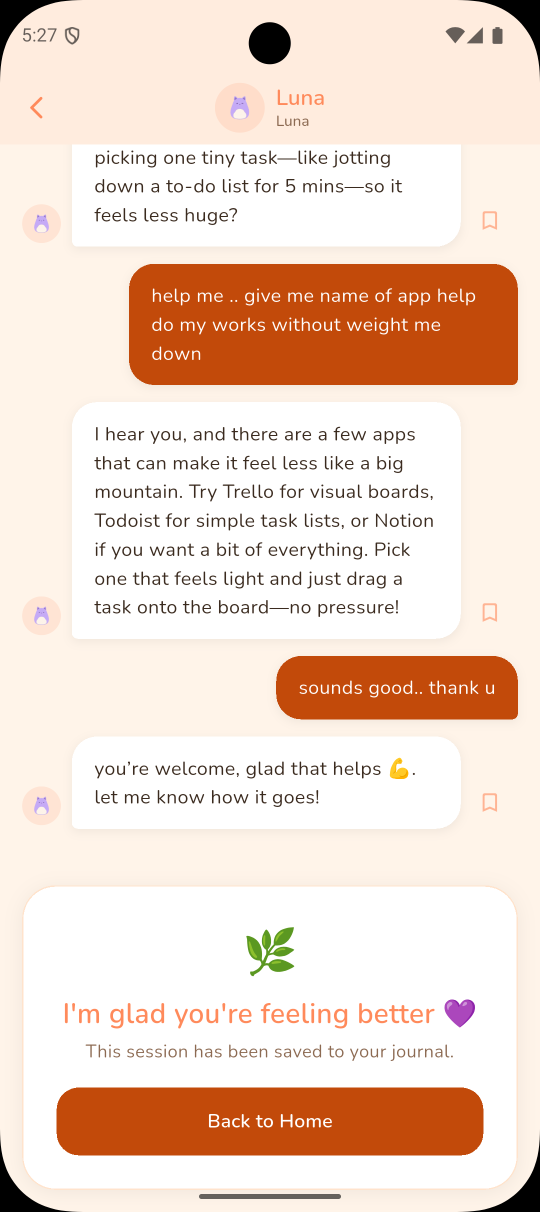
#> input picture screenshots/chat_with_ai_luna_more_light.png, 1080 x 2424 px, found by its file name (shown at 1/2 size)
$ python prepare_store_screenshots.py
#> lines starting #> are read from the running program, lines starting #| are printed output that depends on the picture
#!/usr/bin/env python3
"""Prepare Lueur Google Play Store screenshots straight from real captures.

Unlike generate_store_screenshots.py (which drew a synthetic phone bezel and
a marketing headline over each screenshot), this takes the raw captures in
store1/ *as they are* — same app bar, same status bar, no added frame, no
overlay text — and only does the minimum needed to satisfy Google Play's
technical requirements (see validate_assets.py):

  - PNG, RGB (no alpha channel)
  - each side within [320, 3840]px
  - long side no more than 2x the short side

The store1 captures are 1080x2424 (aspect ~2.244:1), which breaks the last
rule. Since cropping would cut off real content (and the app bar/status bar
must not be touched), the fix is to pad — add a thin color strip stretched
from each edge's own pixels on the left/right — rather than crop anything
away. This is content-preserving: every original pixel stays exactly where
it was, just centered on a slightly wider canvas.
"""

import math
import os

from PIL import Image, ImageFilter

STORE_DIR = os.path.dirname(os.path.abspath(__file__))
SOURCE_DIR = os.path.join(STORE_DIR, "store1")

MAX_ASPECT = 2.0
EDGE_SAMPLE_PX = 6
EDGE_BLUR_RADIUS = 12

# Same nine screens the marketing set has always covered, now taken as-is
# instead of composited into a headline+bezel mockup.
SCREENS = [
    {"out": "store-screenshot-1.png", "screenshot": "chat_with_ai_luna_more_light.png"},
    {"out": "store-screenshot-2.png", "screenshot": "home_dark.png"},
    {"out": "store-screenshot-3.png", "screenshot": "journal_dark.png"},
    {"out": "store-screenshot-4.png", "screenshot": "journal_light.png"},
    {"out": "store-screenshot-5.png", "screenshot": "profile_choose_theme_and language_dark.png"},
    {"out": "store-screenshot-6.png", "screenshot": "breathing_light.png"},
    {"out": "store-screenshot-7.png", "screenshot": "freedraw_light.png"},
    {"out": "store-screenshot-8.png", "screenshot": "sudoku_dark.png"},
    {"out": "store-screenshot-9.png", "screenshot": "profile_dark.png"},
]


def pillarbox_to_max_aspect(shot: Image.Image) -> Image.Image:
    """Widen the canvas (never crop) so long/short side <= MAX_ASPECT.

    The added strips are a soft blur stretched from the image's own left/
    right edge pixels, so the pad reads as ambient background rather than a
    hard color bar, and the original screenshot is pasted back unmodified
    and centered.
    """
    width, height = shot.size
#> width = 1080; height = 2424
    longer, shorter = max(width, height), min(width, height)
#> longer = 2424; shorter = 1080
    if longer / shorter <= MAX_ASPECT:
        return shot

    # Only the (portrait) screenshots we handle need padding, and only ever
    # on the sides — the width is the short side, so widen it.
    target_width = math.ceil(height / MAX_ASPECT)
#> target_width = 1212
    pad_total = target_width - width
#> pad_total = 132
    pad_left = pad_total // 2
#> pad_left = 66
    pad_right = pad_total - pad_left
#> pad_right = 66

    canvas = Image.new("RGB", (target_width, height))
#> canvas: PIL image 1212x2424 RGB; every value is 0

    left_strip = shot.crop((0, 0, EDGE_SAMPLE_PX, height)).resize((pad_left, height))
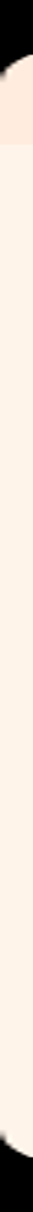
#> left_strip: PIL image 66x2424 RGB (shown at 1/2 size); mean R, G, B 228.5, 218.1, 208.1
    right_strip = shot.crop((width - EDGE_SAMPLE_PX, 0, width, height)).resize((pad_right, height))
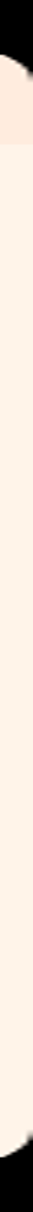
#> right_strip: PIL image 66x2424 RGB (shown at 1/2 size); mean R, G, B 228.5, 218.2, 208.1
    left_strip = left_strip.filter(ImageFilter.GaussianBlur(EDGE_BLUR_RADIUS))
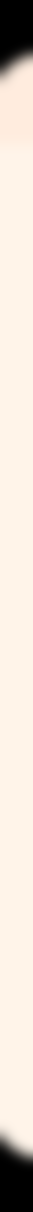
#> left_strip: PIL image 66x2424 RGB (shown at 1/2 size); mean R, G, B 228.5, 218.1, 208
    right_strip = right_strip.filter(ImageFilter.GaussianBlur(EDGE_BLUR_RADIUS))
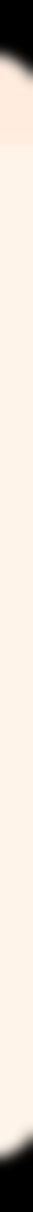
#> right_strip: PIL image 66x2424 RGB (shown at 1/2 size); mean R, G, B 228.5, 218.1, 208.1

    canvas.paste(left_strip, (0, 0))
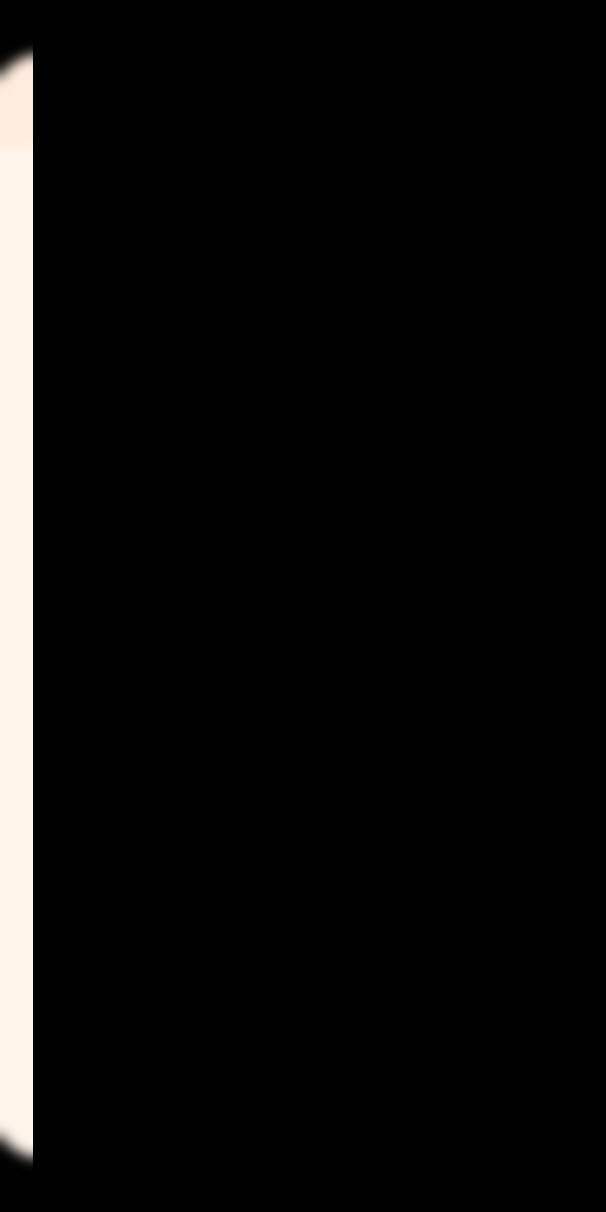
#> canvas: PIL image 1212x2424 RGB (shown at 1/2 size); mean R, G, B 12.4, 11.9, 11.3
    canvas.paste(right_strip, (pad_left + width, 0))
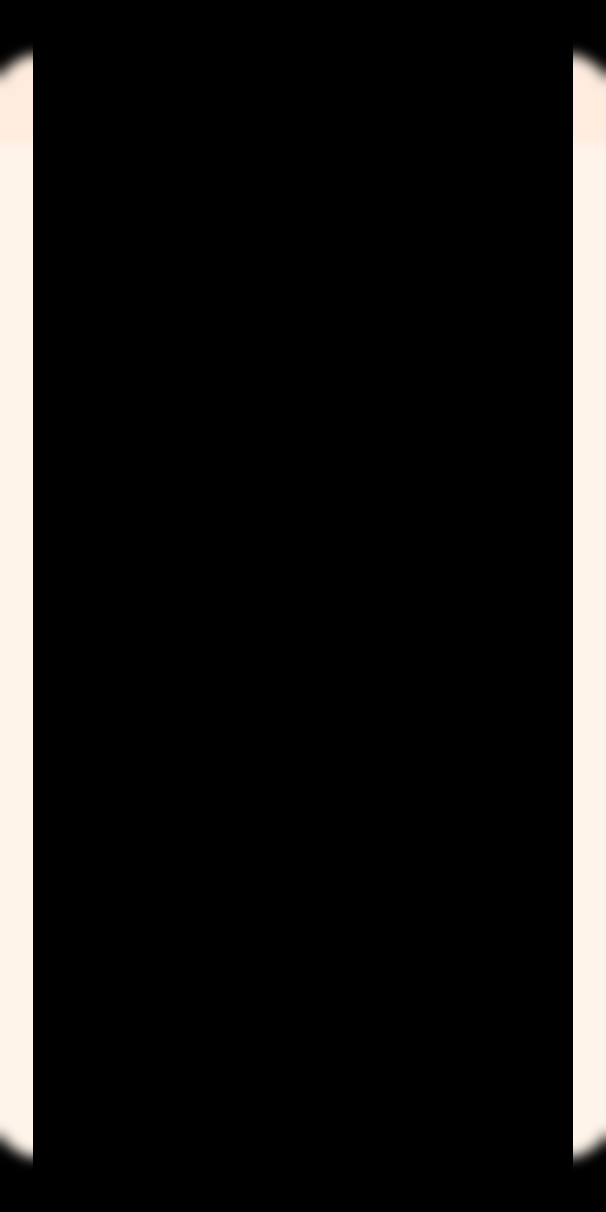
#> canvas: PIL image 1212x2424 RGB (shown at 1/2 size); mean R, G, B 24.9, 23.8, 22.7
    canvas.paste(shot, (pad_left, 0))
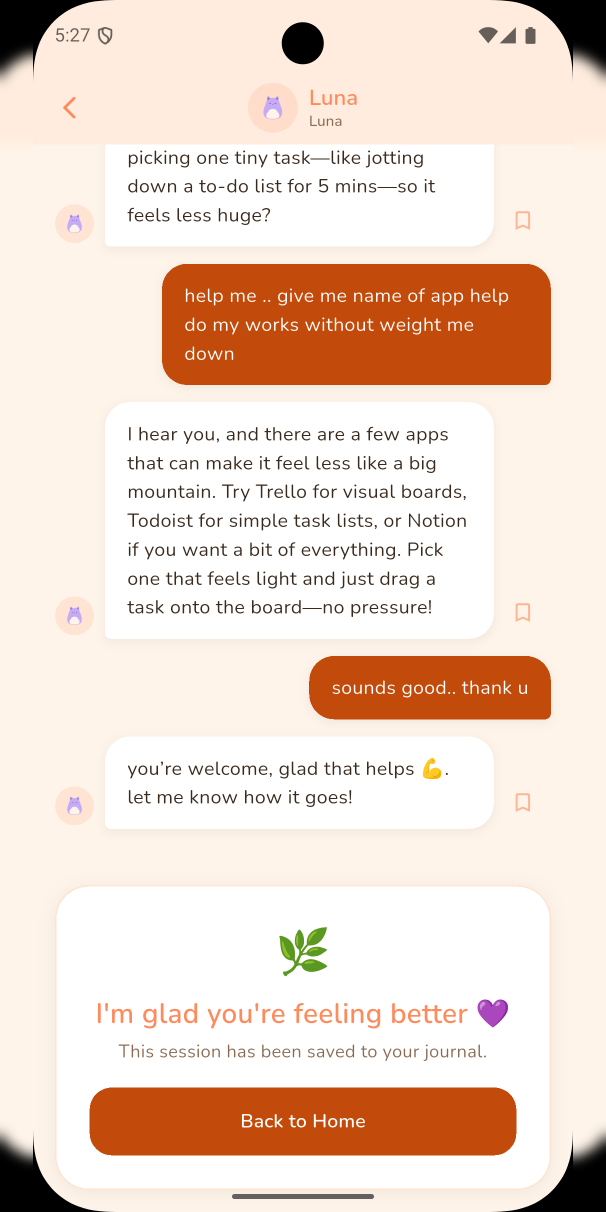
#> canvas: PIL image 1212x2424 RGB (shown at 1/2 size); mean R, G, B 238.9, 217.9, 204.3
    return canvas


def prepare(entry):
    src_path = os.path.join(SOURCE_DIR, entry["screenshot"])
    shot = Image.open(src_path).convert("RGB")
    shot = pillarbox_to_max_aspect(shot)

    out_path = os.path.join(STORE_DIR, entry["out"])
    shot.save(out_path, "PNG")
    print(f"saved {out_path} ({shot.width}x{shot.height})")
#| saved screenshots/store/store-screenshot-1.png (1212x2424)


def main():
    for entry in SCREENS:
        prepare(entry)
#> pass 2 of the loop in main, `for entry in SCREENS:`:
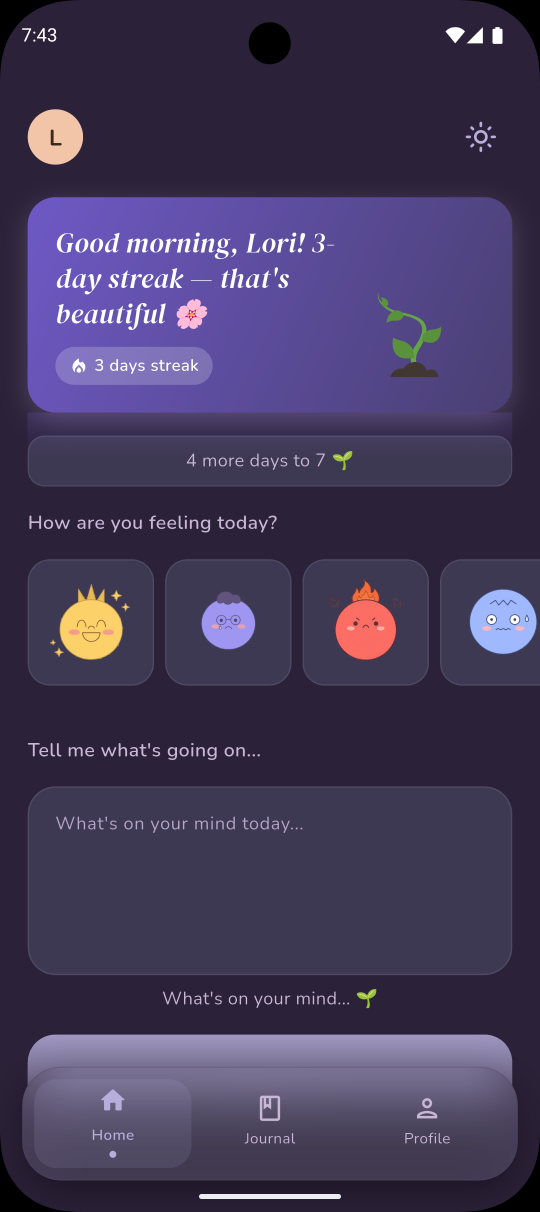
#> input picture screenshots/home_dark.png, 1080 x 2424 px, found by its file name (shown at 1/2 size)
#> in pillarbox_to_max_aspect (call 2), `canvas.paste(right_strip, (pad_left + width, 0))`:
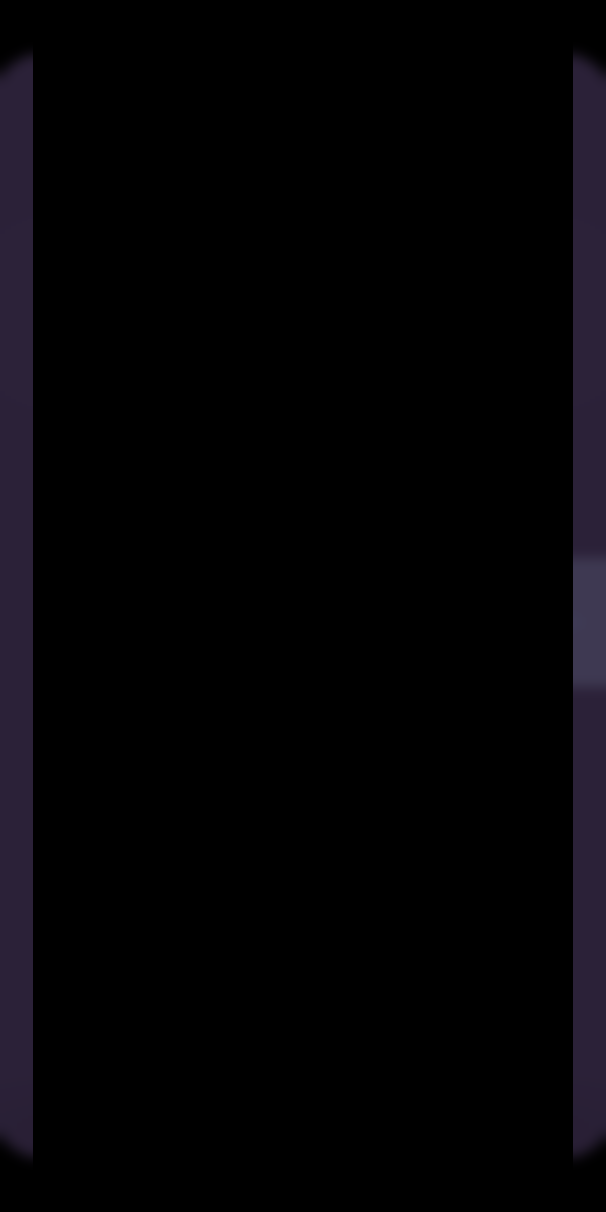
#> canvas: PIL image 1212x2424 RGB (shown at 1/2 size); mean R, G, B 4.3, 3.4, 5.6
#> in pillarbox_to_max_aspect (call 2), `canvas.paste(shot, (pad_left, 0))`:
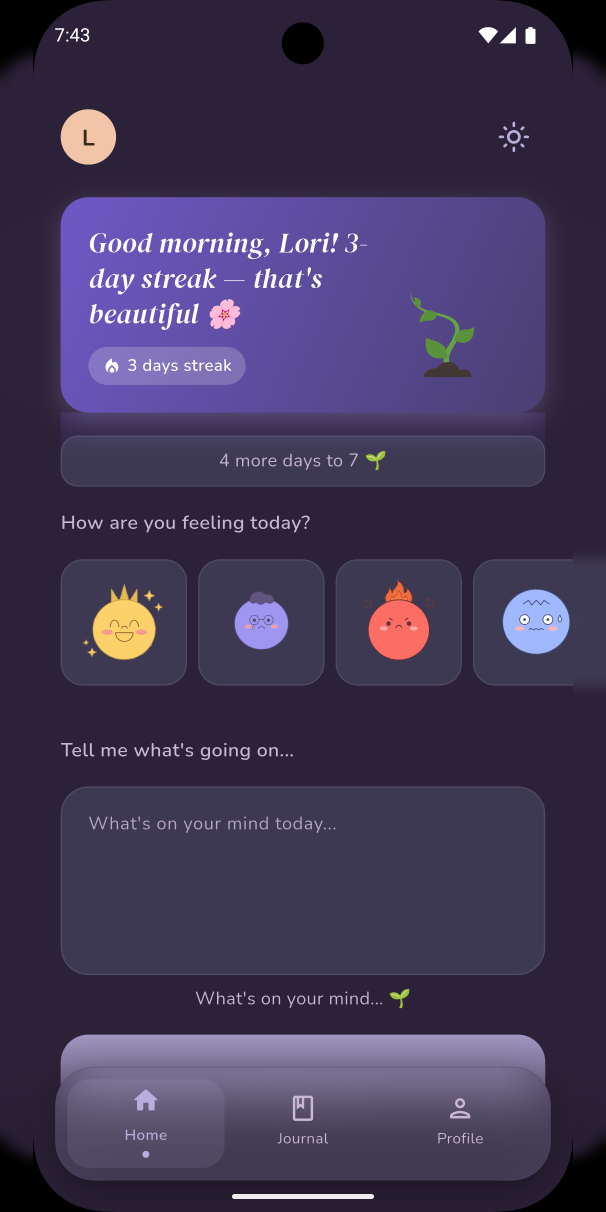
#> canvas: PIL image 1212x2424 RGB (shown at 1/2 size); mean R, G, B 64.9, 55.1, 85.5
#| saved screenshots/store/store-screenshot-2.png (1212x2424)
#> pass 3 of the loop in main, `for entry in SCREENS:`:
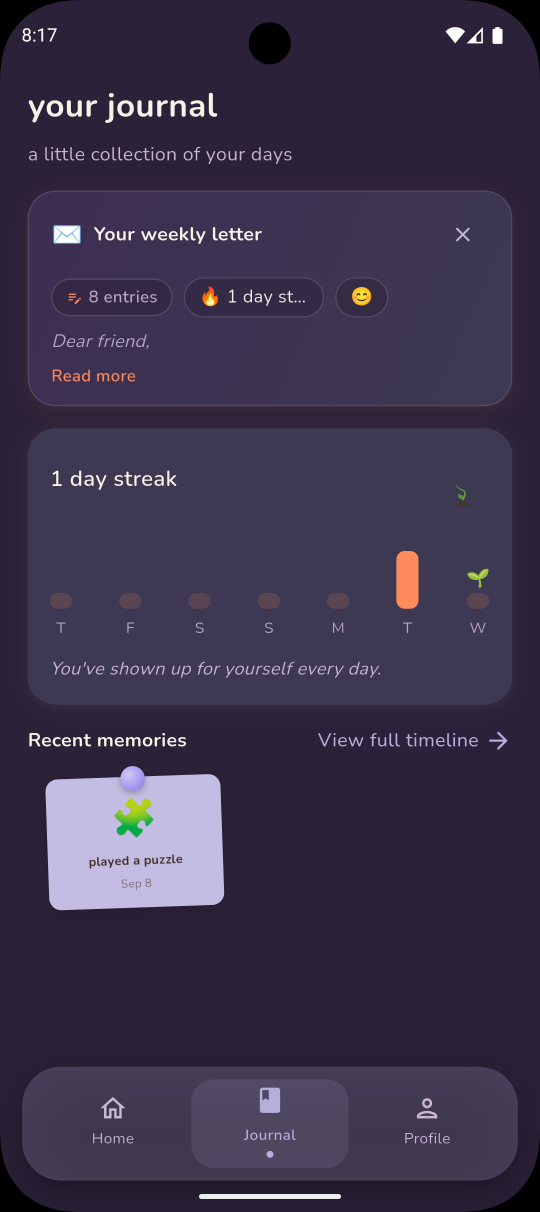
#> input picture screenshots/journal_dark.png, 1080 x 2424 px, found by its file name (shown at 1/2 size)
#> in pillarbox_to_max_aspect (call 3), `canvas.paste(right_strip, (pad_left + width, 0))`:
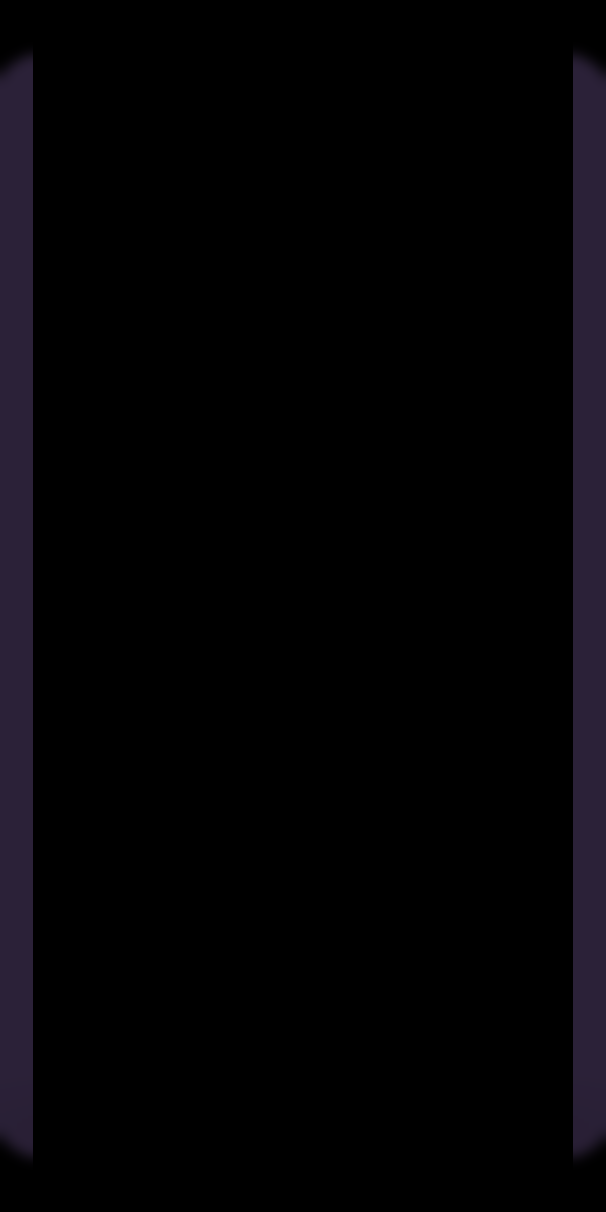
#> canvas: PIL image 1212x2424 RGB (shown at 1/2 size); mean R, G, B 4.2, 3.2, 5.5
#> in pillarbox_to_max_aspect (call 3), `canvas.paste(shot, (pad_left, 0))`:
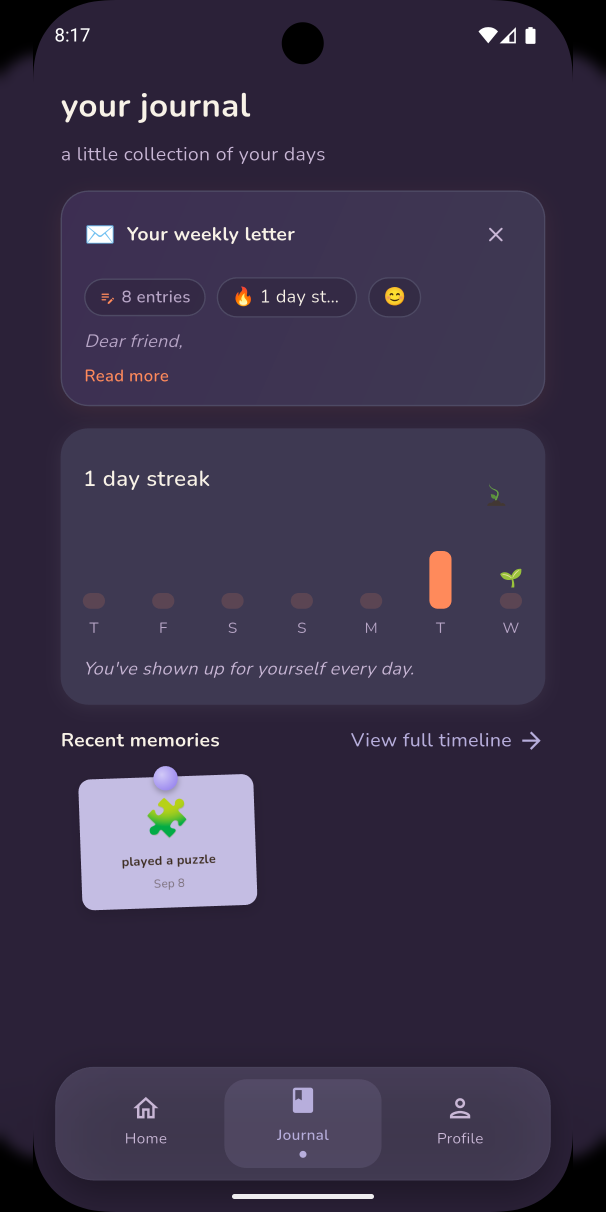
#> canvas: PIL image 1212x2424 RGB (shown at 1/2 size); mean R, G, B 57.5, 48.7, 72.3
#| saved screenshots/store/store-screenshot-3.png (1212x2424)
#> the loop made 4 passes; the first 3 are shown


if __name__ == "__main__":
#> (the run stopped early here; a loop or call above may not have finished)
